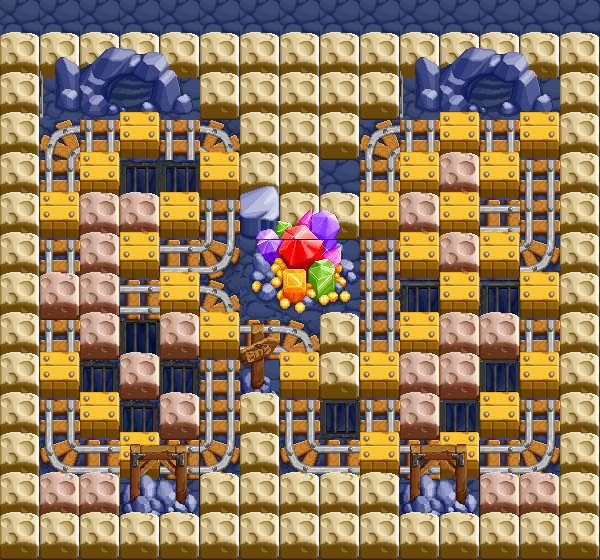

A 2D game scene composited from a Tiled map and its tileset images. What follows is a short description and the map's XML, with each tile layer's data collapsed to a summary:
An orthogonal 15x14 tile map with 40x40 px tiles, 14 tile layers (floor, obstacle1, obstacle2, obstacle3, ...), 2 tilesets and 8 objects.

<map version="1.0" tiledversion="1.1.6" orientation="orthogonal" renderorder="left-down" width="15" height="14" tilewidth="40" tileheight="40" infinite="0" nextobjectid="9">
 <tileset firstgid="1" name="floor 40*40" tilewidth="40" tileheight="40" tilecount="16" columns="16">
  <image source="tileMap4_0.png" width="640" height="40" />
 </tileset>
 <tileset firstgid="17" name="block 40*80" tilewidth="40" tileheight="80" tilecount="28" columns="14">
  <image source="tileMap4_1.png" width="562" height="239" />
  <tile id="0">
   <properties>
    <property name="blast" type="bool" value="false" />
    <property name="colli" type="bool" value="true" />
    <property name="push" type="bool" value="false" />
    <property name="visible" type="bool" value="false" />
   </properties>
  </tile>
  <tile id="1">
   <properties>
    <property name="blast" type="bool" value="false" />
    <property name="colli" type="bool" value="true" />
    <property name="push" type="bool" value="false" />
    <property name="visible" type="bool" value="false" />
   </properties>
  </tile>
  <tile id="2">
   <properties>
    <property name="blast" type="bool" value="false" />
    <property name="colli" type="bool" value="true" />
    <property name="push" type="bool" value="false" />
    <property name="visible" type="bool" value="false" />
   </properties>
  </tile>
  <tile id="3">
   <properties>
    <property name="blast" type="bool" value="false" />
    <property name="colli" type="bool" value="true" />
    <property name="push" type="bool" value="false" />
    <property name="visible" type="bool" value="false" />
   </properties>
  </tile>
  <tile id="4">
   <properties>
    <property name="blast" type="bool" value="false" />
    <property name="colli" type="bool" value="true" />
    <property name="push" type="bool" value="false" />
    <property name="visible" type="bool" value="false" />
   </properties>
  </tile>
  <tile id="9">
   <properties>
    <property name="blast" type="bool" value="true" />
    <property name="colli" type="bool" value="true" />
    <property name="push" type="bool" value="true" />
    <property name="visible" type="bool" value="false" />
   </properties>
  </tile>
  <tile id="10">
   <properties>
    <property name="blast" type="bool" value="true" />
    <property name="colli" type="bool" value="true" />
    <property name="push" type="bool" value="false" />
    <property name="visible" type="bool" value="false" />
   </properties>
  </tile>
  <tile id="11">
   <properties>
    <property name="blast" type="bool" value="true" />
    <property name="colli" type="bool" value="true" />
    <property name="push" type="bool" value="false" />
    <property name="visible" type="bool" value="false" />
   </properties>
  </tile>
  <tile id="17">
   <properties>
    <property name="blast" type="bool" value="false" />
    <property name="colli" type="bool" value="true" />
    <property name="push" type="bool" value="false" />
    <property name="visible" type="bool" value="false" />
   </properties>
  </tile>
  <tile id="18">
   <properties>
    <property name="blast" type="bool" value="false" />
    <property name="colli" type="bool" value="true" />
    <property name="push" type="bool" value="false" />
    <property name="visible" type="bool" value="false" />
   </properties>
  </tile>
  <tile id="19">
   <properties>
    <property name="blast" type="bool" value="false" />
    <property name="colli" type="bool" value="true" />
    <property name="push" type="bool" value="false" />
    <property name="visible" type="bool" value="false" />
   </properties>
  </tile>
  <tile id="24">
   <properties>
    <property name="blast" type="bool" value="false" />
    <property name="colli" type="bool" value="true" />
    <property name="push" type="bool" value="false" />
    <property name="visible" type="bool" value="false" />
   </properties>
  </tile>
  <tile id="25">
   <properties>
    <property name="blast" type="bool" value="false" />
    <property name="colli" type="bool" value="true" />
    <property name="push" type="bool" value="false" />
    <property name="visible" type="bool" value="false" />
   </properties>
  </tile>
  <tile id="26">
   <properties>
    <property name="blast" type="bool" value="false" />
    <property name="colli" type="bool" value="true" />
    <property name="push" type="bool" value="false" />
    <property name="visible" type="bool" value="false" />
   </properties>
  </tile>
  <tile id="27">
   <properties>
    <property name="blast" type="bool" value="false" />
    <property name="colli" type="bool" value="true" />
    <property name="push" type="bool" value="false" />
    <property name="visible" type="bool" value="false" />
   </properties>
  </tile>
 </tileset>
 <layer name="floor" width="15" height="14">
  <data>[210 cells, 210 non-empty, 13 distinct tile ids]</data>
 </layer>
 <layer name="obstacle1" width="15" height="14">
  <data>[210 cells, 15 non-empty, 1 distinct tile ids]</data>
 </layer>
 <layer name="obstacle2" width="15" height="14">
  <data>[210 cells, 15 non-empty, 5 distinct tile ids]</data>
 </layer>
 <layer name="obstacle3" width="15" height="14">
  <data>[210 cells, 8 non-empty, 2 distinct tile ids]</data>
 </layer>
 <layer name="obstacle4" width="15" height="14">
  <data>[210 cells, 9 non-empty, 3 distinct tile ids]</data>
 </layer>
 <layer name="obstacle5" width="15" height="14">
  <data>[210 cells, 12 non-empty, 4 distinct tile ids]</data>
 </layer>
 <layer name="obstacle6" width="15" height="14">
  <data>[210 cells, 10 non-empty, 6 distinct tile ids]</data>
 </layer>
 <layer name="obstacle7" width="15" height="14">
  <data>[210 cells, 10 non-empty, 6 distinct tile ids]</data>
 </layer>
 <layer name="obstacle8" width="15" height="14">
  <data>[210 cells, 9 non-empty, 3 distinct tile ids]</data>
 </layer>
 <layer name="obstacle9" width="15" height="14">
  <data>[210 cells, 11 non-empty, 4 distinct tile ids]</data>
 </layer>
 <layer name="obstacle10" width="15" height="14">
  <data>[210 cells, 7 non-empty, 3 distinct tile ids]</data>
 </layer>
 <layer name="obstacle11" width="15" height="14">
  <data>[210 cells, 6 non-empty, 2 distinct tile ids]</data>
 </layer>
 <layer name="obstacle12" width="15" height="14">
  <data>[210 cells, 15 non-empty, 4 distinct tile ids]</data>
 </layer>
 <layer name="obstacle13" width="15" height="14">
  <data>[210 cells, 15 non-empty, 1 distinct tile ids]</data>
 </layer>
 <objectgroup name="initPos">
  <object id="1" x="60" y="138" />
  <object id="2" x="380" y="135" />
  <object id="3" x="58" y="452" />
  <object id="4" x="539" y="457" />
  <object id="5" x="218" y="208" />
  <object id="6" x="221" y="457" />
  <object id="7" x="378" y="298" />
  <object id="8" x="540" y="214" />
 </objectgroup>
</map>